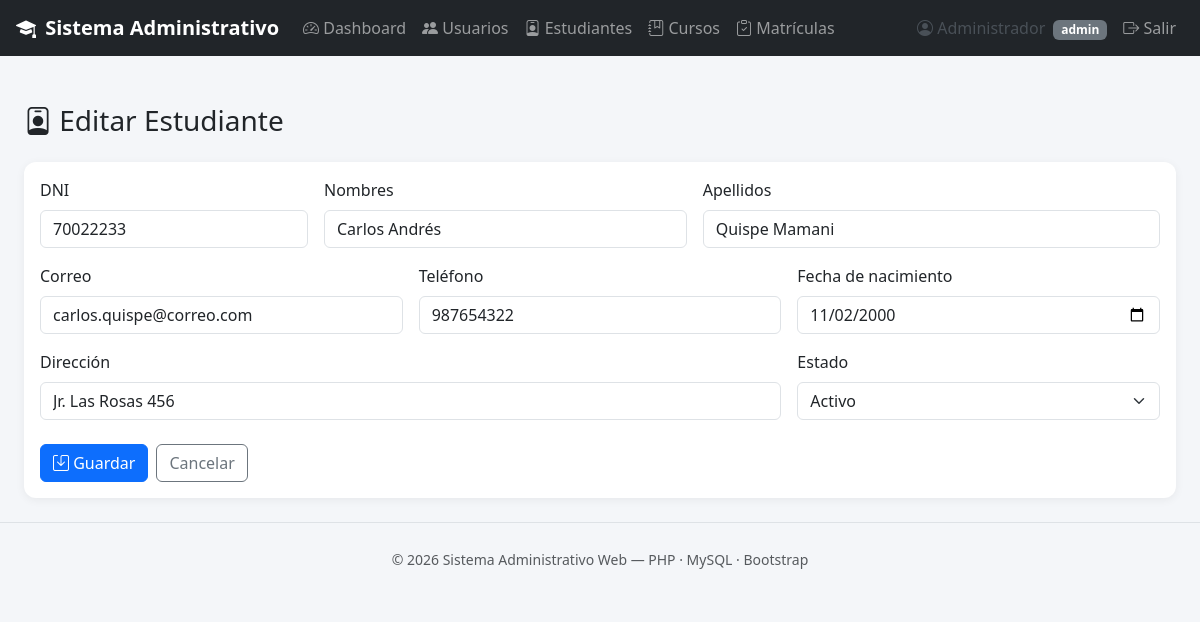
/estudiantes/form.php?id=2 (signed in), run on the app's committed database.
### tables this page shows
CREATE TABLE estudiantes (
    id INT AUTO_INCREMENT PRIMARY KEY,
    dni VARCHAR(15) NOT NULL UNIQUE,
    nombres VARCHAR(100) NOT NULL,
    apellidos VARCHAR(100) NOT NULL,
    email VARCHAR(150) DEFAULT NULL,
    telefono VARCHAR(20) DEFAULT NULL,
    fecha_nacimiento DATE DEFAULT NULL,
    direccion VARCHAR(200) DEFAULT NULL,
    estado ENUM('activo','inactivo') NOT NULL DEFAULT 'activo',
    created_at TIMESTAMP DEFAULT CURRENT_TIMESTAMP,
    updated_at TIMESTAMP DEFAULT CURRENT_TIMESTAMP ON UPDATE CURRENT_TIMESTAMP
);

### includes/funciones.php (called while the page is built, shortened)
<?php
function limpiar($valor) {
    return htmlspecialchars(trim($valor ?? ''), ENT_QUOTES, 'UTF-8');
}

### estudiantes/form.php (the view, shortened to what this page needs)
<?php
require_once '../includes/funciones.php';
$pdo = conectarDB();
$estudiante = ['id' => '', 'dni' => '', 'nombres' => '', 'apellidos' => '', 'email' => '', 'telefono' => '', 'fecha_nacimiento' => '', 'direccion' => '', 'estado' => 'activo'];
$esEdicion = false;
if (!empty($_GET['id'])) {
    $stmt = $pdo->prepare('SELECT * FROM estudiantes WHERE id = ?');
    $stmt->execute([(int)$_GET['id']]);
    $encontrado = $stmt->fetch();
    if ($encontrado) {
        $estudiante = $encontrado;
        $esEdicion = true;
    }
}
require_once '../includes/header.php';
?>
<h3 class="mb-4"><i class="bi bi-person-badge"></i> <?= $esEdicion ? 'Editar' : 'Nuevo' ?> Estudiante</h3>
<div class="card card-dashboard">
  <div class="card-body">
    <form action="guardar.php" method="POST">
      <div class="row g-3">
        <div class="col-md-3">
          <label class="form-label">DNI</label>
          <input type="text" name="dni" class="form-control" required value="<?= limpiar($estudiante['dni']) ?>">
        </div>
        <div class="col-md-4">
          <label class="form-label">Nombres</label>
          <input type="text" name="nombres" class="form-control" required value="<?= limpiar($estudiante['nombres']) ?>">
        </div>
        <div class="col-md-5">
          <label class="form-label">Apellidos</label>
          <input type="text" name="apellidos" class="form-control" required value="<?= limpiar($estudiante['apellidos']) ?>">
        </div>
        <div class="col-md-4">
          <label class="form-label">Correo</label>
          <input type="email" name="email" class="form-control" value="<?= limpiar($estudiante['email']) ?>">
        </div>
        <div class="col-md-4">
          <label class="form-label">Teléfono</label>
          <input type="text" name="telefono" class="form-control" value="<?= limpiar($estudiante['telefono']) ?>">
        </div>
        <div class="col-md-4">
          <label class="form-label">Fecha de nacimiento</label>
          <input type="date" name="fecha_nacimiento" class="form-control" value="<?= limpiar($estudiante['fecha_nacimiento']) ?>">
        </div>
        <div class="col-md-8">
          <label class="form-label">Dirección</label>
          <input type="text" name="direccion" class="form-control" value="<?= limpiar($estudiante['direccion']) ?>">
        </div>
        <div class="col-md-4">
          <label class="form-label">Estado</label>
          <select name="estado" class="form-select">
            <option value="activo" <?= $estudiante['estado'] === 'activo' ? 'selected' : '' ?>>Activo</option>
          </select>
        </div>
      </div>
      <div class="mt-4 d-flex gap-2">
        <button type="submit" class="btn btn-primary"><i class="bi bi-save"></i> Guardar</button>
        <a href="index.php" class="btn btn-outline-secondary">Cancelar</a>
      </div>
    </form>
  </div>
</div>
<?php require_once '../includes/footer.php'; ?>

### assets/css/style.css (style rules this page uses)
body { background-color: #f4f6f9; }
.card-dashboard { border: none; border-radius: 0.75rem; box-shadow: 0 2px 10px rgba(0,0,0,0.06); transition: transform .15s ease; }

### data on the page
estudiantes: dni "70022233", nombres "Carlos Andrés", apellidos "Quispe Mamani", email "carlos.quispe@correo.com", telefono "987654322", fecha_nacimiento "11/02/2000", direccion "Jr. Las Rosas 456", estado "Activo"

### other printed values
limpiar($_SESSION['usuario_nombre'] ?? '') "Administrador"
limpiar($_SESSION['usuario_rol'] ?? '') "admin"
